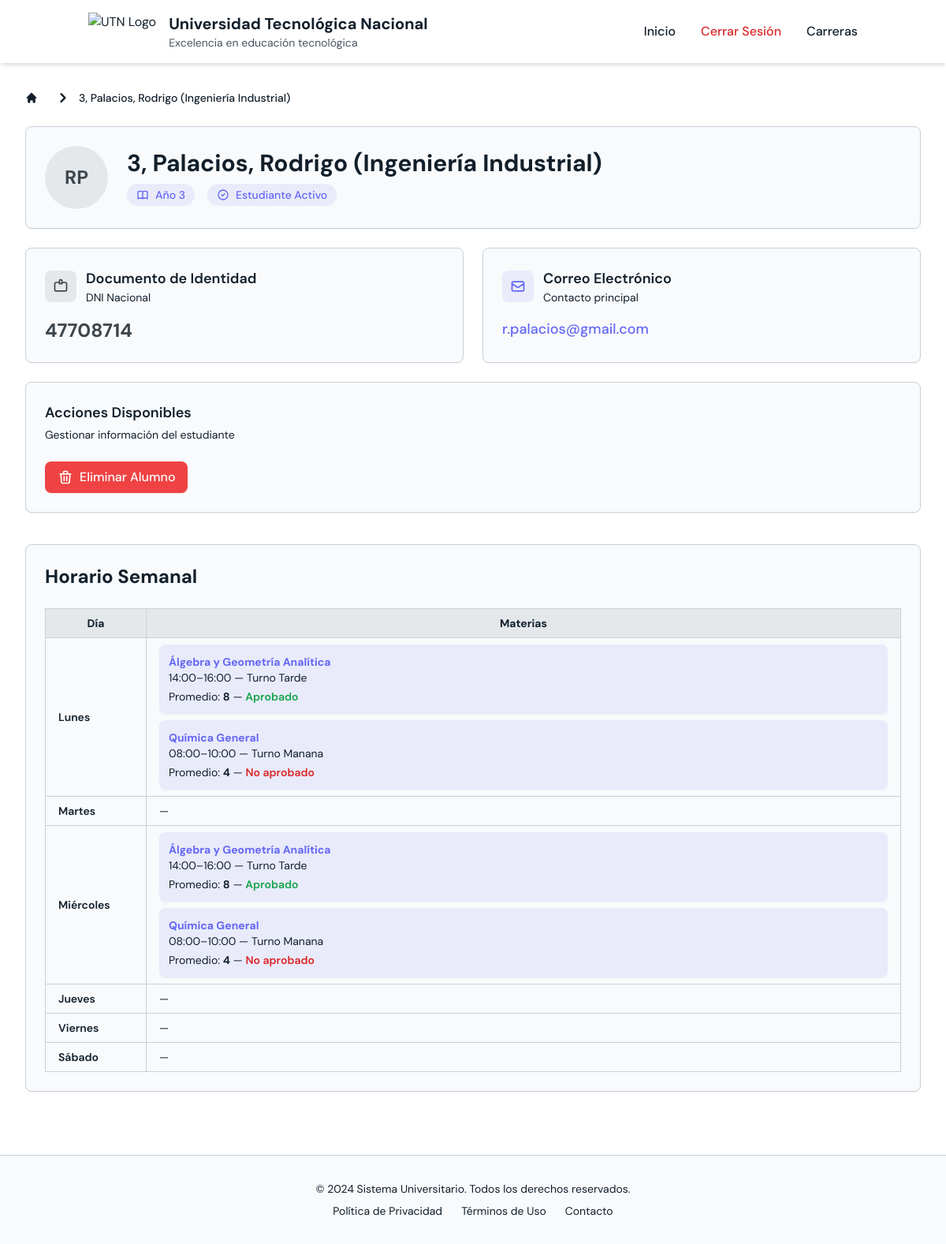
The app's page /alumnos/19/ with its own data.
### UTN/models.py (models this page shows, shortened)
class Alumno(models.Model):
    user = models.OneToOneField(settings.AUTH_USER_MODEL, on_delete=models.CASCADE, related_name='alumno', null=True)
    id_alumno = models.AutoField(primary_key=True)
    nombre = models.CharField(max_length=50, default="")
    apellido = models.CharField(max_length=50, default="")
    dni = models.CharField(max_length=20, unique=True, default="")
    email = models.EmailField(default="")
    anio_universitario = models.PositiveIntegerField(validators=[MinValueValidator(1), MaxValueValidator(10)], default=1)
    carrera = models.ForeignKey(Carrera, on_delete=models.CASCADE, related_name='alumnos', null=True, blank=True)
    def __str__(self):
        carrera_nombre = self.carrera.nombre if self.carrera else "Sin carrera"
        return f"{self.anio_universitario}, {self.apellido}, {self.nombre} ({carrera_nombre})"

class Carrera(models.Model):
    id_carrera = models.AutoField(primary_key=True)
    nombre = models.CharField(max_length=100, null=True, blank=True)
    duracion_anios = models.PositiveIntegerField(null=True, blank=True)

class MateriaCurso(models.Model):
    id_materia_curso = models.AutoField(primary_key=True)
    curso = models.ForeignKey(Curso, on_delete=models.CASCADE, related_name='materias')
    materia = models.ForeignKey(Materia, on_delete=models.CASCADE, related_name='cursos_ofrecidos')
    Opciones_Turno = [
        ('manana', 'Mañana'),
        ('tarde', 'Tarde'),
        ('noche', 'Noche'),
    ]
    turno_cursado = models.CharField(max_length=10, choices=Opciones_Turno)
    horario = models.CharField(max_length=50)
    modulo = models.CharField(max_length=50)
    grupo = models.CharField(max_length=50, null=True, blank=True)
    def parse_horario(self):
        partes = self.horario.split(" ")
        rango = partes[-1]
        dias_str = " ".join(partes[:-1])
        dias = [d.strip() for d in dias_str.split("y")]
        inicio_str, fin_str = rango.split("-")
        h_inicio = datetime.datetime.strptime(inicio_str, "%H:%M").time()
        h_fin = datetime.datetime.strptime(fin_str, "%H:%M").time()
        return dias, h_inicio, h_fin

class Materia(models.Model):
    nombre = models.CharField(max_length=100, default="")
    sigla = models.CharField(max_length=10, primary_key=True)
    ciclo_lectivo = models.PositiveIntegerField()
    correlativas_requeridas = models.ManyToManyField('self', blank=True, symmetrical=False, related_name='materias_que_la_requieren', verbose_name='Materias Correlativas Requeridas')
    def get_carreras_admin(self):
        """
        Genera una cadena de texto HTML para mostrar en el Admin con las carreras y sus IDs.
        """
        carreras = self.carreramateria_set.select_related('carrera').all()
        info_carreras = []
        for cm in carreras:
            info_carreras.append(f"{cm.carrera.nombre} (ID: **{cm.carrera.id_carrera}**)")
        return mark_safe("<br>".join(info_carreras))
    get_carreras_admin.short_description = 'Carreras Asociadas'

### UTN/views.py (the view)
# urls.py: path('alumnos/<int:pk>/', AlumnoDetailView.as_view(), name='alumno_detail'),
class AlumnoDetailView(DetailView):
    model = Alumno
    template_name = 'alumno/alumno_detail.html'
    def get_context_data(self, **kwargs):
        context = super().get_context_data(**kwargs)
        alumno = self.object
        inscripciones = alumno.materias_curso.select_related("materia_curso")
        semana = {
            "Lunes": [], "Martes": [], "Miércoles": [],
            "Jueves": [], "Viernes": [], "Sábado": [],
        }
        for ins in inscripciones:
            mc = ins.materia_curso
            try:
                dias, hora_inicio, hora_fin = mc.parse_horario()
            except:
                continue
            entrada = {
                "materia": mc.materia.nombre,
                "horario": f"{hora_inicio.strftime('%H:%M')}–{hora_fin.strftime('%H:%M')}",
                "turno": mc.turno_cursado.capitalize(),
                "nota": ins.nota,
                "aprobado": ins.aprobado,
            }
            for dia in dias:
                dia = dia.strip()
                if dia in semana:
                    semana[dia].append(entrada)
        context["semana"] = semana
        return context

### UTN/templates/alumno/alumno_detail.html (shortened to what this page needs)
<!DOCTYPE html>
<html lang="es">
<head>
    <script src="https://cdn.tailwindcss.com"></script>
</head>
<body class="min-h-screen bg-background text-foreground">
        <nav class="bg-white shadow-md sticky top-0 z-50">
        <div class="container mx-auto px-6 py-4">
            <div class="flex items-center justify-between">
                <div class="flex items-center">
                    <img src="https://tse2.mm.bing.net/th/id/OIP.cqBKPdnHYvuLe2CUvTk8EwHaHa?rs=1&pid=ImgDetMain&o=7&rm=3" alt="UTN Logo" class="h-12 mr-4">
                    <div>
                        <h1 class="text-xl font-bold">Universidad Tecnológica Nacional</h1>
                        <p class="text-sm text-gray-600">Excelencia en educación tecnológica</p>
                    </div>
                </div>
                <div class="hidden md:flex space-x-8">
                    <a href=" /" class="nav-link font-medium">Inicio</a>
                    <a href="{% url 'logout' %}" class="nav-link font-medium text-red-600 hover:text-red-700">
                        Cerrar Sesión
                    </a>
                    <a href="/carreras/" class="nav-link font-medium">Carreras</a>
                </div>
            </div>
        </div>
    </nav>
    <main class="max-w-7xl mx-auto px-4 sm:px-6 lg:px-8 py-8">
        <nav class="flex mb-6" aria-label="Breadcrumb">
            <ol class="inline-flex items-center space-x-1 md:space-x-3">
                <li class="inline-flex items-center">
                    <a href="{% url 'inicio' %}" class="inline-flex items-center text-sm font-medium text-muted-foreground hover:text-accent transition-colors">
                        <svg class="w-4 h-4 mr-2" fill="currentColor" viewBox="0 0 20 20">
                            <path d="M10.707 2.293a1 1 0 00-1.414 0l-7 7a1 1 0 001.414 1.414L4 10.414V17a1 1 0 001 1h2a1 1 0 001-1v-2a1 1 0 011-1h2a1 1 0 011 1v2a1 1 0 001 1h2a1 1 0 001-1v-6.586l.293.293a1 1 0 001.414-1.414l-7-7z"/>
                        </svg>
                    </a>
                </li>
                <li>
                    <div class="flex items-center">
                        <svg class="w-6 h-6 text-muted-foreground" fill="currentColor" viewBox="0 0 20 20">
                            <path fill-rule="evenodd" d="M7.293 14.707a1 1 0 010-1.414L10.586 10 7.293 6.707a1 1 0 011.414-1.414l4 4a1 1 0 010 1.414l-4 4a1 1 0 01-1.414 0z" clip-rule="evenodd"/>
                        </svg>
                        <span class="ml-1 text-sm font-medium text-foreground md:ml-2">{{ object }}</span>
                    </div>
                </li>
            </ol>
        </nav>
        <div class="bg-card rounded-lg border border-border shadow-sm p-6 mb-6">
            <div class="flex items-center space-x-6">
                <div class="flex-shrink-0">
                    <div class="w-20 h-20 bg-primary/10 rounded-full flex items-center justify-center">
                        <span class="text-primary font-bold text-2xl">
                            {{ object.nombre.0|upper }}{{ object.apellido.0|upper }}
                        </span>
                    </div>
                </div>
                <div class="flex-1 min-w-0">
                    <h1 class="text-3xl font-bold text-foreground mb-2">{{ object }}</h1>
                    <div class="flex items-center space-x-4">
                        <span class="inline-flex items-center px-3 py-1 rounded-full text-sm font-medium bg-accent/10 text-accent">
                            Año {{ object.anio_universitario }}
                        </span>
                        <span class="inline-flex items-center px-3 py-1 rounded-full text-sm font-medium bg-secondary/10 text-secondary">
                            <svg class="w-4 h-4 mr-2" fill="none" stroke="currentColor" viewBox="0 0 24 24">
                                <path stroke-linecap="round" stroke-linejoin="round" stroke-width="2" d="M9 12l2 2 4-4m6 2a9 9 0 11-18 0 9 9 0 0118 0z"/>
                            </svg>
                            Estudiante Activo
                        </span>
                    </div>
                </div>
            </div>
        </div>
        <div class="grid md:grid-cols-2 gap-6 mb-6">
            <div class="bg-card rounded-lg border border-border shadow-sm p-6">
                <div class="flex items-center space-x-3 mb-4">
                    <div class="flex-shrink-0">
                        <div class="w-10 h-10 bg-primary/10 rounded-lg flex items-center justify-center">
                            <svg class="w-5 h-5 text-primary" fill="none" stroke="currentColor" viewBox="0 0 24 24">
                                <path stroke-linecap="round" stroke-linejoin="round" stroke-width="2" d="M10 6H5a2 2 0 00-2 2v9a2 2 0 002 2h14a2 2 0 002-2V8a2 2 0 00-2-2h-5m-4 0V4a2 2 0 114 0v2m-4 0a2 2 0 104 0m-4 0v2m4-2v2"/>
                            </svg>
                        </div>
                    </div>
                    <div>
                        <h3 class="text-lg font-semibold text-foreground">Documento de Identidad</h3>
                        <p class="text-sm text-muted-foreground">DNI Nacional</p>
                    </div>
                </div>
                <p class="text-2xl font-bold text-primary">{{ object.dni }}</p>
            </div>
            <div class="bg-card rounded-lg border border-border shadow-sm p-6">
                <div class="flex items-center space-x-3 mb-4">
                    <div class="flex-shrink-0">
                        <div class="w-10 h-10 bg-secondary/10 rounded-lg flex items-center justify-center">
                            <svg class="w-5 h-5 text-secondary" fill="none" stroke="currentColor" viewBox="0 0 24 24">
                                <path stroke-linecap="round" stroke-linejoin="round" stroke-width="2" d="M3 8l7.89 5.26a2 2 0 002.22 0L21 8M5 19h14a2 2 0 002-2V7a2 2 0 00-2-2H5a2 2 0 00-2 2v10a2 2 0 002 2z"/>
                            </svg>
                        </div>
                    </div>
                    <div>
                        <h3 class="text-lg font-semibold text-foreground">Correo Electrónico</h3>
                        <p class="text-sm text-muted-foreground">Contacto principal</p>
                    </div>
                </div>
                <p class="text-lg font-medium text-secondary break-all">{{ object.email }}</p>
            </div>
        </div>
        <div class="bg-card rounded-lg border border-border shadow-sm p-6">
            <div class="flex items-center justify-between mb-6">
                <div>
                    <h2 class="text-lg font-semibold text-foreground">Acciones Disponibles</h2>
                    <p class="text-sm text-muted-foreground mt-1">Gestionar información del estudiante</p>
                </div>
            </div>
            <div class="flex flex-col sm:flex-row gap-4">
                <a href="{% url 'alumno_delete' object.pk %}"
                   class="inline-flex items-center px-4 py-2 bg-destructive text-destructive-foreground rounded-lg hover:bg-destructive/90 transition-colors font-medium shadow-sm">
                    <svg class="w-5 h-5 mr-2" fill="none" stroke="currentColor" viewBox="0 0 24 24">
                        <path stroke-linecap="round" stroke-linejoin="round" stroke-width="2" d="M19 7l-.867 12.142A2 2 0 0116.138 21H7.862a2 2 0 01-1.995-1.858L5 7m5 4v6m4-6v6m1-10V4a1 1 0 00-1-1h-4a1 1 0 00-1 1v3M4 7h16"/>
                    </svg>
                    Eliminar Alumno
                </a>
            </div>
        </div>
        <div class="bg-card rounded-lg border border-border shadow-sm p-6 mt-10">
    <h2 class="text-2xl font-bold mb-6 text-foreground">Horario Semanal</h2>
    <div class="overflow-x-auto">
        <table class="min-w-full border border-border text-sm">
            <thead class="bg-primary/10">
                <tr>
                    <th class="border border-border px-4 py-2">Día</th>
                    <th class="border border-border px-4 py-2">Materias</th>
                </tr>
            </thead>
            <tbody>
                {% for dia, materias in semana.items %}
                <tr class="hover:bg-muted/50 transition">
                    <td class="border border-border px-4 py-2 font-semibold w-32">{{ dia }}</td>
                    <td class="border border-border px-4 py-2">
                        {% if materias %}
                            <ul class="space-y-2">
                                {% for m in materias %}
                                    <li class="bg-secondary/10 p-3 rounded-lg shadow-sm">
                                        <p class="font-bold text-secondary">{{ m.materia }}</p>
                                        <p class="text-sm text-muted-foreground">
                                             {{ m.horario }} — Turno {{ m.turno|title }}
                                        </p>
                                    {% if m.nota %}
                                        <p class="mt-1 text-sm">
                                            Promedio: <span class="font-bold">{{ m.nota }}</span> —
                                            {% if m.aprobado %}
                                                <span class="text-green-600 font-semibold">Aprobado</span>
                                             {% else %}
                                                <span class="text-red-600 font-semibold">No aprobado</span>
                                            {% endif %}
                                        </p>
                                    {% else %}
                                        <p class="mt-1 text-sm text-muted-foreground">Sin nota</p>
                                    {% endif %}
                                    </li>
                                {% endfor %}
                            </ul>
                        {% else %}
                            <span class="text-muted-foreground">—</span>
                        {% endif %}
                    </td>
                </tr>
                {% endfor %}
            </tbody>
        </table>
    </div>
</div>
    </main>
    <footer class="bg-muted border-t border-border mt-12">
        <div class="max-w-7xl mx-auto px-4 sm:px-6 lg:px-8 py-8">
            <div class="text-center">
                <p class="text-sm text-muted-foreground">
                    © 2024 Sistema Universitario. Todos los derechos reservados.
                </p>
                <div class="mt-2 flex justify-center space-x-6">
                    <a href="#" class="text-muted-foreground hover:text-accent text-sm transition-colors">
                        Política de Privacidad
                    </a>
                    <a href="#" class="text-muted-foreground hover:text-accent text-sm transition-colors">
                        Términos de Uso
                    </a>
                    <a href="#" class="text-muted-foreground hover:text-accent text-sm transition-colors">
                        Contacto
                    </a>
                </div>
            </div>
        </div>
    </footer>
</body>
</html>

### UTN/templates/alumno/alumno_detail.html (style rules this page uses)
:root { --background: 0 0% 100%; --foreground: 210 40% 12%; --card: 210 40% 98%; --card-foreground: 210 40% 12%; --primary: 210 11% 27%; --primary-foreground: 0 0% 100%; --secondary: 239 84% 67%; --secondary-foreground: 0 0% 100%; --muted: 210 40% 98%; --muted-foreground: 210 40% 12%; --accent: 239 84% 67%; --accent-foreground: 0 0% 100%; --border: 210 20% 82%; --input: 210 40% 98%; --ring: 239 84% 67%; --destructive: 0 84% 60%; --destructive-foreground: 0 0% 100%; }

### records on screen
Alumno: carrera+anio_universitario+apellido "3, Palacios, Rodrigo (Ingeniería Industrial)", nombre.0 "R", apellido.0 "P", anio_universitario "3", dni "47708714", email "r.palacios@gmail.com"
MateriaCurso: materia "Álgebra y Geometría Analítica", horario "14:00–16:00", turno "Tarde", nota "8", shows "Aprobado"
MateriaCurso: materia "Química General", horario "08:00–10:00", turno "Manana", nota "4", shows "No aprobado"

### other values on screen
{{ dia }} "Lunes" "Martes" "Miércoles" "Jueves" "Viernes" "Sábado"
